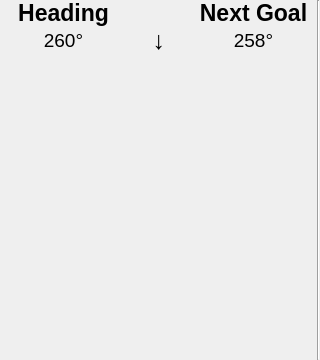
           <widget class="QWidget" name="heading_widget" native="true">
            <property name="sizePolicy">
             <sizepolicy hsizetype="Fixed" vsizetype="Fixed">
              <horstretch>0</horstretch>
              <verstretch>0</verstretch>
             </sizepolicy>
            </property>
            <property name="minimumSize">
             <size>
              <width>320</width>
              <height>360</height>
             </size>
            </property>
            <property name="maximumSize">
             <size>
              <width>320</width>
              <height>360</height>
             </size>
            </property>
            <layout class="QGridLayout" name="gridLayout">
             <property name="leftMargin">
              <number>0</number>
             </property>
             <property name="topMargin">
              <number>0</number>
             </property>
             <property name="rightMargin">
              <number>0</number>
             </property>
             <property name="bottomMargin">
              <number>0</number>
             </property>
             <property name="spacing">
              <number>0</number>
             </property>
             <item row="0" column="1">
              <widget class="Line" name="line_2">
               <property name="orientation">
                <enum>Qt::Vertical</enum>
               </property>
              </widget>
             </item>
             <item row="0" column="0">
              <layout class="QVBoxLayout" name="verticalLayout_5">
               <property name="spacing">
                <number>0</number>
               </property>
               <item>
                <layout class="QGridLayout" name="gridLayout_2">
                 <property name="leftMargin">
                  <number>6</number>
                 </property>
                 <property name="rightMargin">
                  <number>6</number>
                 </property>
                 <property name="spacing">
                  <number>0</number>
                 </property>
                 <item row="1" column="0">
                  <widget class="QLabel" name="current_heading_label">
                   <property name="font">
                    <font>
                     <pointsize>14</pointsize>
                    </font>
                   </property>
                   <property name="text">
                    <string>260°</string>
                   </property>
                   <property name="alignment">
                    <set>Qt::AlignCenter</set>
                   </property>
                  </widget>
                 </item>
                 <item row="0" column="1">
                  <spacer name="horizontalSpacer_2">
                   <property name="orientation">
                    <enum>Qt::Horizontal</enum>
                   </property>
                   <property name="sizeHint" stdset="0">
                    <size>
                     <width>40</width>
                     <height>20</height>
                    </size>
                   </property>
                  </spacer>
                 </item>
                 <item row="0" column="0">
                  <widget class="QLabel" name="label_8">
                   <property name="minimumSize">
                    <size>
                     <width>115</width>
                     <height>0</height>
                    </size>
                   </property>
                   <property name="font">
                    <font>
                     <pointsize>17</pointsize>
                     <weight>75</weight>
                     <bold>true</bold>
                    </font>
                   </property>
                   <property name="text">
                    <string>Heading</string>
                   </property>
                   <property name="alignment">
                    <set>Qt::AlignCenter</set>
                   </property>
                  </widget>
                 </item>
                 <item row="0" column="2">
                  <widget class="QLabel" name="label_10">
                   <property name="minimumSize">
                    <size>
                     <width>115</width>
                     <height>0</height>
                    </size>
                   </property>
                   <property name="font">
                    <font>
                     <pointsize>17</pointsize>
                     <weight>75</weight>
                     <bold>true</bold>
                    </font>
                   </property>
                   <property name="text">
                    <string>Next Goal</string>
                   </property>
                   <property name="alignment">
                    <set>Qt::AlignCenter</set>
                   </property>
                  </widget>
                 </item>
                 <item row="1" column="2">
                  <widget class="QLabel" name="next_goal_label">
                   <property name="font">
                    <font>
                     <pointsize>14</pointsize>
                    </font>
                   </property>
                   <property name="text">
                    <string>258°</string>
                   </property>
                   <property name="alignment">
                    <set>Qt::AlignCenter</set>
                   </property>
                  </widget>
                 </item>
                 <item row="1" column="1">
                  <widget class="QLabel" name="label_2">
                   <property name="font">
                    <font>
                     <pointsize>19</pointsize>
                     <weight>50</weight>
                     <bold>false</bold>
                    </font>
                   </property>
                   <property name="text">
                    <string>↓</string>
                   </property>
                   <property name="alignment">
                    <set>Qt::AlignCenter</set>
                   </property>
                  </widget>
                 </item>
                </layout>
               </item>
               <item>
                <spacer name="verticalSpacer_6">
                 <property name="minimumSize">
                  <size>
                   <width>50</width>
                   <height>50</height>
                  </size>
                 </property>
                 <property name="maximumSize">
                  <size>
                   <width>50</width>
                   <height>50</height>
                  </size>
                 </property>
                 <property name="orientation">
                  <enum>Qt::Vertical</enum>
                 </property>
                 <property name="sizeHint" stdset="0">
                  <size>
                   <width>20</width>
                   <height>40</height>
                  </size>
                 </property>
                </spacer>
               </item>
               <item>
                <layout class="QHBoxLayout" name="horizontalLayout_7">
                 <item>
                  <spacer name="horizontalSpacer_4">
                   <property name="orientation">
                    <enum>Qt::Horizontal</enum>
                   </property>
                   <property name="sizeHint" stdset="0">
                    <size>
                     <width>40</width>
                     <height>20</height>
                    </size>
                   </property>
                  </spacer>
                 </item>
                 <item>
                  <widget class="QLabel" name="heading_compass_label">
                   <property name="minimumSize">
                    <size>
                     <width>275</width>
                     <height>275</height>
                    </size>
                   </property>
                   <property name="maximumSize">
                    <size>
                     <width>275</width>
                     <height>275</height>
                    </size>
                   </property>
                   <property name="text">
                    <string/>
                   </property>
                   <property name="scaledContents">
                    <bool>true</bool>
                   </property>
                   <property name="alignment">
                    <set>Qt::AlignCenter</set>
                   </property>
                  </widget>
                 </item>
                 <item>
                  <spacer name="horizontalSpacer_5">
                   <property name="orientation">
                    <enum>Qt::Horizontal</enum>
                   </property>
                   <property name="sizeHint" stdset="0">
                    <size>
                     <width>40</width>
                     <height>20</height>
                    </size>
                   </property>
                  </spacer>
                 </item>
                </layout>
               </item>
               <item>
                <spacer name="verticalSpacer_5">
                 <property name="orientation">
                  <enum>Qt::Vertical</enum>
                 </property>
                 <property name="sizeHint" stdset="0">
                  <size>
                   <width>20</width>
                   <height>40</height>
                  </size>
                 </property>
                </spacer>
               </item>
              </layout>
             </item>
            </layout>
           </widget>
